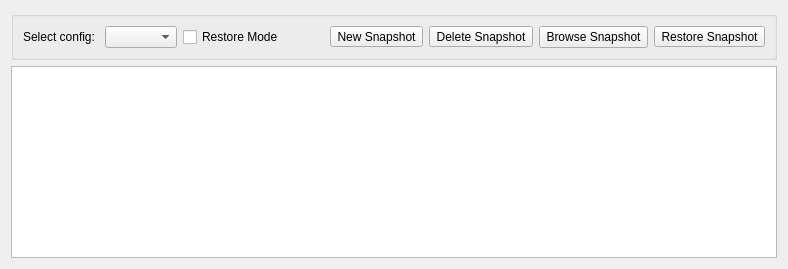
      <widget class="QWidget" name="tab_snapper_general">
       <attribute name="title">
        <string>Snapper</string>
       </attribute>
       <layout class="QGridLayout" name="gridLayout_25">
        <item row="0" column="0">
         <widget class="QGroupBox" name="groupBox_7">
          <property name="title">
           <string/>
          </property>
          <layout class="QHBoxLayout" name="horizontalLayout_2">
           <item>
            <widget class="QLabel" name="label_snapperSelect">
             <property name="text">
              <string>Select config: </string>
             </property>
            </widget>
           </item>
           <item>
            <widget class="QComboBox" name="comboBox_snapperConfigs">
             <property name="sizeAdjustPolicy">
              <enum>QComboBox::AdjustToContents</enum>
             </property>
            </widget>
           </item>
           <item>
            <widget class="QCheckBox" name="checkBox_snapperRestoreMode">
             <property name="toolTip">
              <string>&lt;html&gt;&lt;head/&gt;&lt;body&gt;&lt;p&gt;Toggle restore mode UI.&lt;/p&gt;&lt;p&gt;Disables deleting and creating snapshots.&lt;/p&gt;&lt;p&gt;Enables browsing and restoring snapshots.&lt;/p&gt;&lt;/body&gt;&lt;/html&gt;</string>
             </property>
             <property name="text">
              <string>Restore Mode</string>
             </property>
            </widget>
           </item>
           <item>
            <spacer name="horizontalSpacer_8">
             <property name="orientation">
              <enum>Qt::Horizontal</enum>
             </property>
             <property name="sizeHint" stdset="0">
              <size>
               <width>40</width>
               <height>20</height>
              </size>
             </property>
            </spacer>
           </item>
           <item>
            <widget class="QToolButton" name="pushButton_snapperCreate">
             <property name="text">
              <string>New Snapshot</string>
             </property>
             <property name="icon">
              <iconset resource="icons.qrc">
               <normaloff>:/assets/assets/plus.png</normaloff>:/assets/assets/plus.png</iconset>
             </property>
             <property name="toolButtonStyle">
              <enum>Qt::ToolButtonTextUnderIcon</enum>
             </property>
            </widget>
           </item>
           <item>
            <widget class="QToolButton" name="pushButton_snapperDelete">
             <property name="text">
              <string>Delete Snapshot</string>
             </property>
             <property name="icon">
              <iconset resource="icons.qrc">
               <normaloff>:/assets/assets/minus.png</normaloff>:/assets/assets/minus.png</iconset>
             </property>
             <property name="toolButtonStyle">
              <enum>Qt::ToolButtonTextUnderIcon</enum>
             </property>
            </widget>
           </item>
           <item>
            <widget class="QToolButton" name="pushButton_snapperBrowse">
             <property name="sizePolicy">
              <sizepolicy hsizetype="Preferred" vsizetype="Preferred">
               <horstretch>0</horstretch>
               <verstretch>0</verstretch>
              </sizepolicy>
             </property>
             <property name="text">
              <string>Browse Snapshot</string>
             </property>
             <property name="icon">
              <iconset resource="icons.qrc">
               <normaloff>:/assets/assets/filebrowse.png</normaloff>:/assets/assets/filebrowse.png</iconset>
             </property>
             <property name="toolButtonStyle">
              <enum>Qt::ToolButtonTextUnderIcon</enum>
             </property>
            </widget>
           </item>
           <item>
            <widget class="QToolButton" name="pushButton_snapperRestore">
             <property name="text">
              <string>Restore Snapshot</string>
             </property>
             <property name="icon">
              <iconset resource="icons.qrc">
               <normaloff>:/assets/assets/reload.png</normaloff>:/assets/assets/reload.png</iconset>
             </property>
             <property name="toolButtonStyle">
              <enum>Qt::ToolButtonTextUnderIcon</enum>
             </property>
            </widget>
           </item>
          </layout>
         </widget>
        </item>
        <item row="1" column="0">
         <widget class="QTableWidget" name="tableWidget_snapper">
          <property name="editTriggers">
           <set>QAbstractItemView::NoEditTriggers</set>
          </property>
          <property name="selectionBehavior">
           <enum>QAbstractItemView::SelectRows</enum>
          </property>
          <attribute name="horizontalHeaderCascadingSectionResizes">
           <bool>true</bool>
          </attribute>
          <attribute name="horizontalHeaderStretchLastSection">
           <bool>true</bool>
          </attribute>
          <attribute name="verticalHeaderVisible">
           <bool>false</bool>
          </attribute>
         </widget>
        </item>
       </layout>
      </widget>
